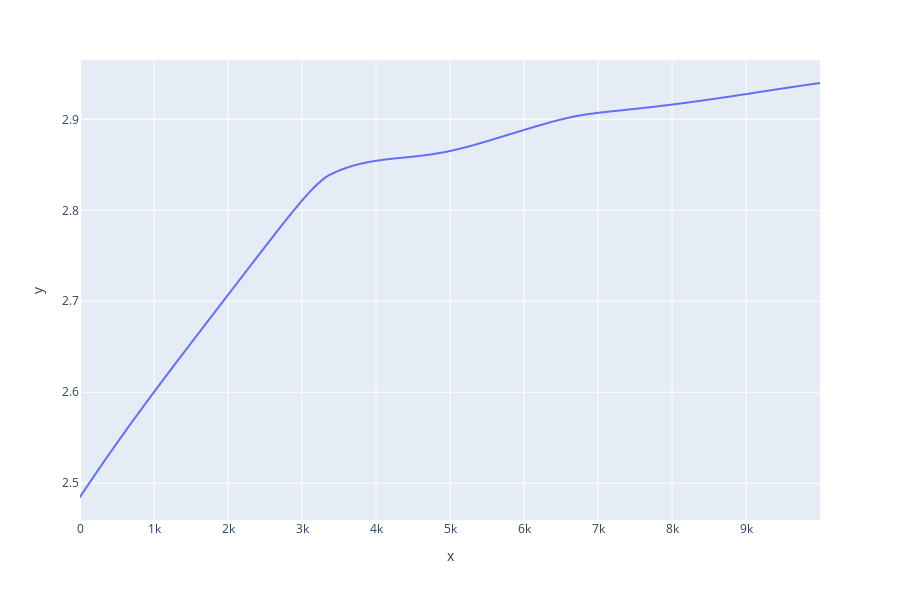

Notebook code cell kept with this figure:
### Code cell
import plotly.express as px

fig = px.scatter(df, x="x", y="y", trendline="lowess")
fig.data = [t for t in fig.data if t.mode == "lines"]
fig.show()

### Figure 1 — Plotly figure (JSON) as saved in the notebook; plotly's stock layout.template omitted (floating-point values rounded to 4 significant figures; data arrays with more than 128 entries replaced by an {"elided": "..."} marker saying what was removed)
{"data": [{"hoverlabel": {"namelength": 0}, "hovertemplate": "<b>LOWESS trendline</b><br><br>x=%{x}<br>y=%{y} <b>(trend)</b>", "legendgroup": "", "marker": {"color": "#636efa", "symbol": "circle"}, "mode": "lines", "name": "", "showlegend": false, "type": "scattergl", "x": {"elided": "10000 int values"}, "xaxis": "x", "y": {"elided": "10000 float values"}, "yaxis": "y"}], "layout": {"height": 600, "legend": {"tracegroupgap": 0}, "margin": {"t": 60}, "xaxis": {"anchor": "y", "domain": [0, 1], "title": {"text": "x"}}, "yaxis": {"anchor": "x", "domain": [0, 1], "title": {"text": "y"}}}}
